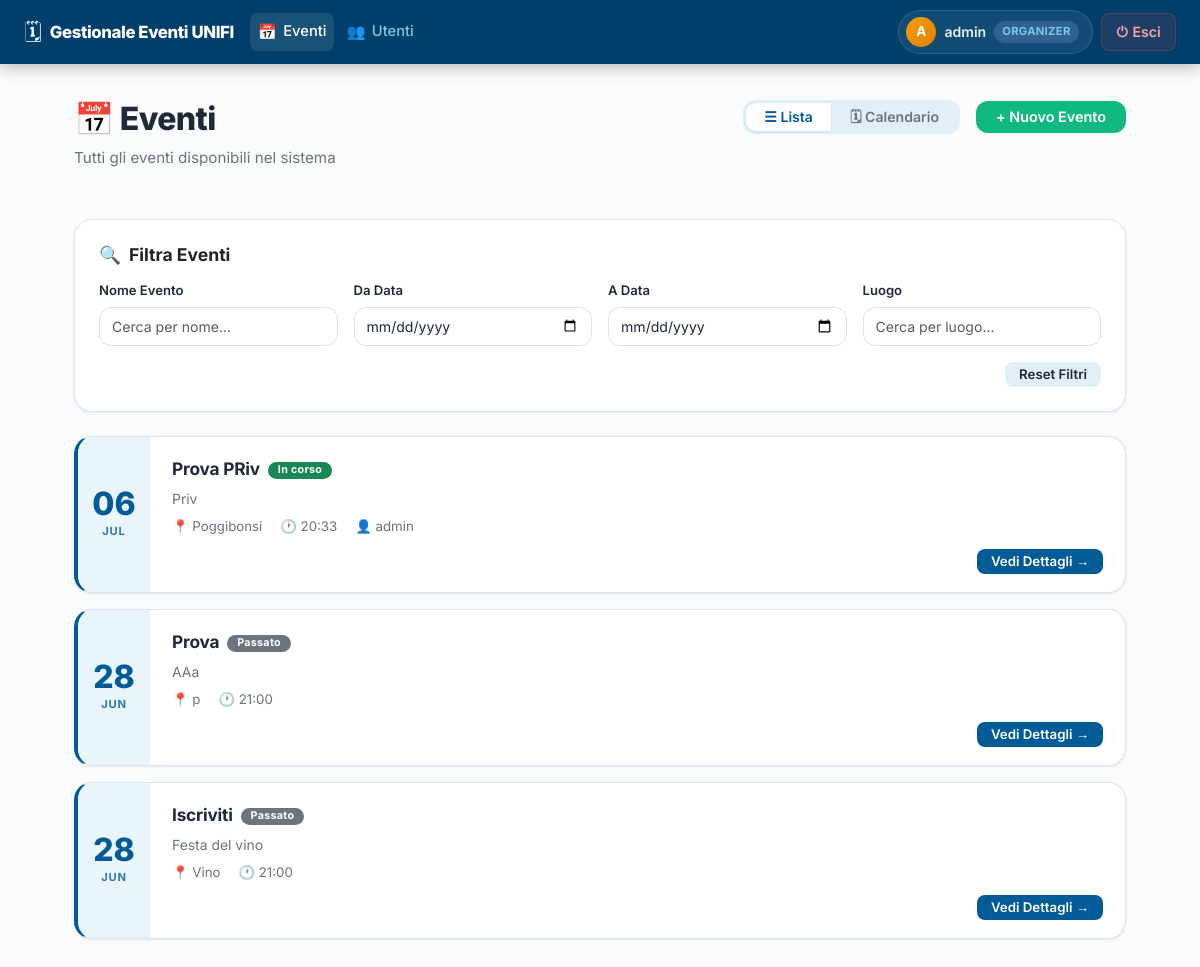
/ (signed in), run on the app's committed database.
### users/models.py (models this page shows, shortened)
class CustomUser(AbstractUser):
    RUOLO_CHOICES = [
        ('ORGANIZER', 'Organizzatore'),
        ('ATTENDEE', 'Partecipante'),
    ]
    ruolo = models.CharField(max_length=20, choices=RUOLO_CHOICES, default='ATTENDEE')
    telefono = models.CharField(max_length=15, blank=True, null=True)
    organizer_attivo = models.BooleanField(default=True)

### events/models.py (models this page shows, shortened)
class Event(models.Model):
    TIPO_CHOICES = [
        ('PUBLIC', 'Pubblico'),
        ('PRIVATE', 'Privato'),
    ]
    tipo = models.CharField(max_length=10, choices=TIPO_CHOICES, default='PUBLIC')
    title = models.CharField(max_length=200)
    description = models.TextField()
    date_time_start = models.DateTimeField(default=datetime.now())
    date_time_end = models.DateTimeField(default= datetime(2026, 6, 30, 23, 47, 15))
    location = models.CharField(max_length=200)
    supervisor = models.ForeignKey(
        settings.AUTH_USER_MODEL,
        on_delete=models.SET_NULL,
        null=True,
        related_name='supervised_events'
    )
    organizers = models.ManyToManyField(
        settings.AUTH_USER_MODEL,
        related_name='organized_events'
    )
    stato = models.IntegerField(default=0)
    @property
    def stato_evento(self):
        now = timezone.now()
        if self.date_time_start > now:
            return 'PROGRAMMATO'
        if self.date_time_end < now:
            return 'PASSATO'
        return 'IN_CORSO'
    def get_absolute_url(self):
        return reverse('dettaglio_evento', kwargs={'pk': self.pk})

### events/views.py (the view)
# urls.py: path('', EventListView.as_view(), name='lista_eventi'),
class EventListView(LoginRequiredMixin, ListView):
    model = Event
    template_name = 'events/lista_eventi.html'
    context_object_name = 'eventi'
    def get_queryset(self):
        user = self.request.user
        if user.ruolo == 'ORGANIZER' or user.is_superuser:
            qs = Event.objects.all()
        else:
            qs = Event.objects.filter(
                Q(registration__user=user) |
                Q(invitations__invitee=user, invitations__rifiutato=False) |
                Q(publicevent__public_visibility=True)
            ).distinct()
        return qs.order_by('-date_time_start')[:20]

### events/templates/events/lista_eventi.html (shortened to what this page needs)
{% extends 'events/base.html' %}
{% load static %}
{% block nav_active_eventi %}active{% endblock %}
{% block content %}
<div class="page-header d-flex flex-wrap justify-content-between align-items-start gap-3">
    <div>
        <h1 class="page-title">📅 Eventi</h1>
        <p class="page-subtitle">Tutti gli eventi disponibili nel sistema</p>
    </div>
    <div class="d-flex flex-wrap align-items-center gap-3">
        <div class="view-toggle btn-group" id="view-toggle" role="group">
            <button class="view-toggle-btn btn active" id="btn-list" onclick="switchView('list')">☰ Lista</button>
            <button class="view-toggle-btn btn" id="btn-calendar" onclick="switchView('calendar')">🗓
                Calendario</button>
        </div>
        {% if request.user.ruolo == 'ORGANIZER' or request.user.is_superuser %}
        <a href="{% url 'crea_evento' %}" class="btn btn-success" id="add-event-btn">+ Nuovo Evento</a>
        {% endif %}
    </div>
</div>
<div class="card mb-4 p-4">
    <h3 class="d-flex align-items-center gap-2" style="font-size: 1.1rem; font-weight: 700; margin-bottom: 15px;">
        <span>🔍</span> Filtra Eventi
    </h3>
    <div class="row g-3">
        <div class="col-12 col-sm-6 col-lg-3">
            <div class="form-group mb-0">
                <label for="filter-name" class="form-label" style="font-size: 0.82rem; font-weight: 600;">Nome
                    Evento</label>
                <input type="text" id="filter-name" class="form-control form-control-sm"
                    placeholder="Cerca per nome...">
            </div>
        </div>
        <div class="col-12 col-sm-6 col-lg-3">
            <div class="form-group mb-0">
                <label for="filter-date-from" class="form-label" style="font-size: 0.82rem; font-weight: 600;">Da
                    Data</label>
                <input type="date" id="filter-date-from" class="form-control form-control-sm">
            </div>
        </div>
        <div class="col-12 col-sm-6 col-lg-3">
            <div class="form-group mb-0">
                <label for="filter-date-to" class="form-label" style="font-size: 0.82rem; font-weight: 600;">A
                    Data</label>
                <input type="date" id="filter-date-to" class="form-control form-control-sm">
            </div>
        </div>
        <div class="col-12 col-sm-6 col-lg-3">
            <div class="form-group mb-0">
                <label for="filter-location" class="form-label"
                    style="font-size: 0.82rem; font-weight: 600;">Luogo</label>
                <input type="text" id="filter-location" class="form-control form-control-sm"
                    placeholder="Cerca per luogo...">
            </div>
        </div>
    </div>
    <div class="d-flex justify-content-end gap-2 mt-3">
        <button class="btn btn-secondary btn-sm" onclick="resetFilters()">Reset Filtri</button>
    </div>
</div>
<div id="list-view">
    {% if eventi %}
    {% for evento in eventi %}
    <div class="card event-card mb-3" data-title="{{ evento.title }}" data-date="{{ evento.date_time_start|date:'Y-m-d H:i' }}"
        data-location="{{ evento.location }}">
        <div class="event-card-inner">
            <div class="event-date-chip">
                <span class="event-day">{{ evento.date_time_start|date:"d" }}</span>
                <span class="event-month">{{ evento.date_time_start|date:"M" }}</span>
            </div>
            <div class="event-content">
                <div class="event-title">
                    {{ evento.title }}
                    {% if evento.stato_evento == 'PROGRAMMATO' %}
                    <span class="badge bg-primary ms-1" style="font-size:.62em; vertical-align:middle;">Programmato</span>
                    {% elif evento.stato_evento == 'IN_CORSO' %}
                    <span class="badge bg-success ms-1" style="font-size:.62em; vertical-align:middle;">In corso</span>
                    {% else %}
                    <span class="badge bg-secondary ms-1" style="font-size:.62em; vertical-align:middle;">Passato</span>
                    {% endif %}
                </div>
                {% if evento.description %}
                <div class="event-description">{{ evento.description }}</div>
                {% endif %}
                <div class="event-meta-row">
                    <span>📍 {{ evento.location }}</span>
                    <span>🕐 {{ evento.date_time_start|date:"H:i" }}</span>
                    {% if evento.supervisor %}
                    <span>👤 {{ evento.supervisor.username }}</span>
                    {% endif %}
                </div>
                <div class="event-footer">
                    <a href="{{ evento.get_absolute_url }}" class="btn btn-sm">Vedi Dettagli →</a>
                </div>
            </div>
        </div>
    </div>
    {% endfor %}
    {% endif %}
</div>
{% endblock %}
{% block extra_head %}
<link href='https://cdn.jsdelivr.net/npm/fullcalendar@6.1.11/index.global.min.css' rel='stylesheet' />
{% endblock %}

### events/templates/events/base.html (shortened to what this page needs)
{% load static %}
<!DOCTYPE html>
<html lang="it">
<head>
    <link href="https://cdn.jsdelivr.net/npm/bootstrap@5.3.3/dist/css/bootstrap.min.css" rel="stylesheet">
    <link rel="stylesheet" href="https://cdn.jsdelivr.net/npm/bootstrap-icons@1.11.3/font/bootstrap-icons.min.css">
    <link rel="stylesheet" href="{% static 'events/css/style.css' %}?v=3">
    {% block extra_head %}{% endblock %}
</head>
<body>
    <nav class="navbar navbar-expand-md navbar-dark fixed-top px-3 px-md-4" id="main-navbar">
        <div class="navbar-brand d-flex align-items-center gap-2">
            <span class="navbar-logo">🗓</span>
            <span class="navbar-title">Gestionale Eventi UNIFI</span>
        </div>
        <div class="collapse navbar-collapse" id="navbarContent">
            <ul class="navbar-nav me-auto gap-1 mt-2 mt-md-0">
                <li class="nav-item">
                    <a href="{% url 'lista_eventi' %}" class="nav-link {% block nav_active_eventi %}{% endblock %}">
                        <span class="nav-icon">📅</span> Eventi
                    </a>
                </li>
                <li class="nav-item">
                    <a href="{% url 'lista_utenti' %}" class="nav-link {% block nav_active_utenti %}{% endblock %}">
                        <span class="nav-icon">👥</span> Utenti
                    </a>
                </li>
            </ul>
            <div class="d-flex align-items-center gap-2 mt-3 mt-md-0 mb-2 mb-md-0">
                <a href="{% url 'dettaglio_profilo' user.pk %}" class="nav-user-badge" id="nav-profile-link">
                    <span class="nav-avatar">{{ user.username|slice:":1"|upper }}</span>
                    <span class="nav-username">{{ user.username }}</span>
                    <span class="nav-role-chip">{{ user.ruolo }}</span>
                </a>
                <form action="{% url 'logout' %}" method="post" class="m-0">
                    <button type="submit" class="nav-logout-btn" id="nav-logout-btn">
                        <span>⏻</span> Esci
                    </button>
                </form>
            </div>
        </div>
    </nav>
    <div class="page-wrapper">
        {% block content %}{% endblock %}
    </div>
</body>
</html>

### data on the page
CustomUser: username "A", username "admin", ruolo "ORGANIZER"
Event: date_time_start "06", date_time_start "JUL", title "Prova PRiv", shows "In corso", description "Priv", location "Poggibonsi", date_time_start "20:33", supervisor.username "admin"
Event: date_time_start "28", date_time_start "JUN", title "Prova", shows "Passato", description "AAa", location "p", date_time_start "21:00"
Event: date_time_start "28", date_time_start "JUN", title "Iscriviti", shows "Passato", description "Festa del vino", location "Vino", date_time_start "21:00"
